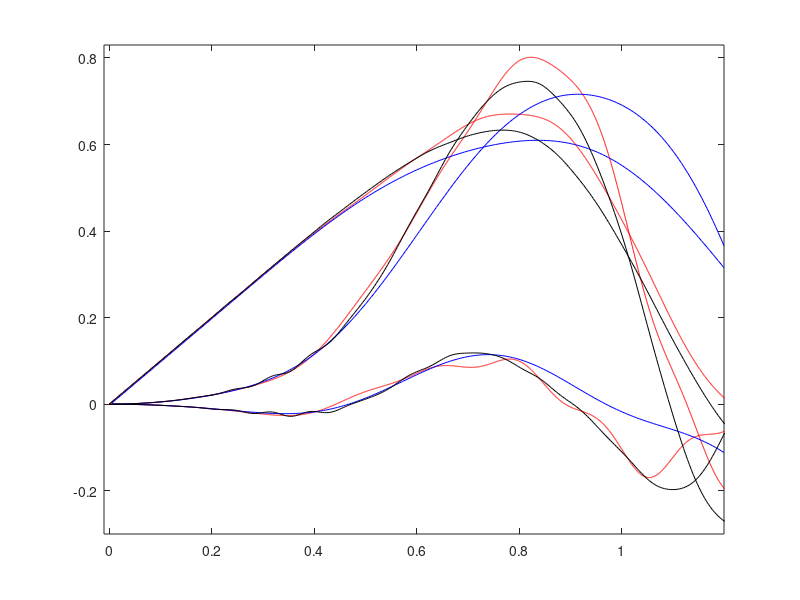

Here is the MATLAB script that generated this plot:
clear;    
ss1=load('C_1_1_121_matlab.txt');
ss2=load('C_1_2_121_matlab.txt');
ss3=load('C_2_2_121_matlab.txt');
ss8=load('output_C_41_r_8.txt');
ss4=load('Cauchy_stresses_1_1_MIDDLE_SPECTACULAR_lamped_mass.txt');
ss5=load('Cauchy_stresses_1_2_MIDDLE_SPECTACULAR_lamped_mass.txt');
ss6=load('Cauchy_stresses_2_2_MIDDLE_SPECTACULAR_lamped_mass.txt');
ss7=load('time.txt');
plot(ss8(:,4), ss8(:,1),'r',ss8(:,4), ss8(:,3),'r',ss8(:,4), ss8(:,2),'r',ss7(:,1),ss1(:,1),'b',ss7(:,1),ss2(:,1),'b',ss7(:,1),ss3(:,1),'b',ss5(:,2),ss5(:,3),'k',ss4(:,2), ss4(:,3),'k',ss6(:,2), ss6(:,3),'k');
axis([-0.01 1.2 -0.3 0.83]); 

